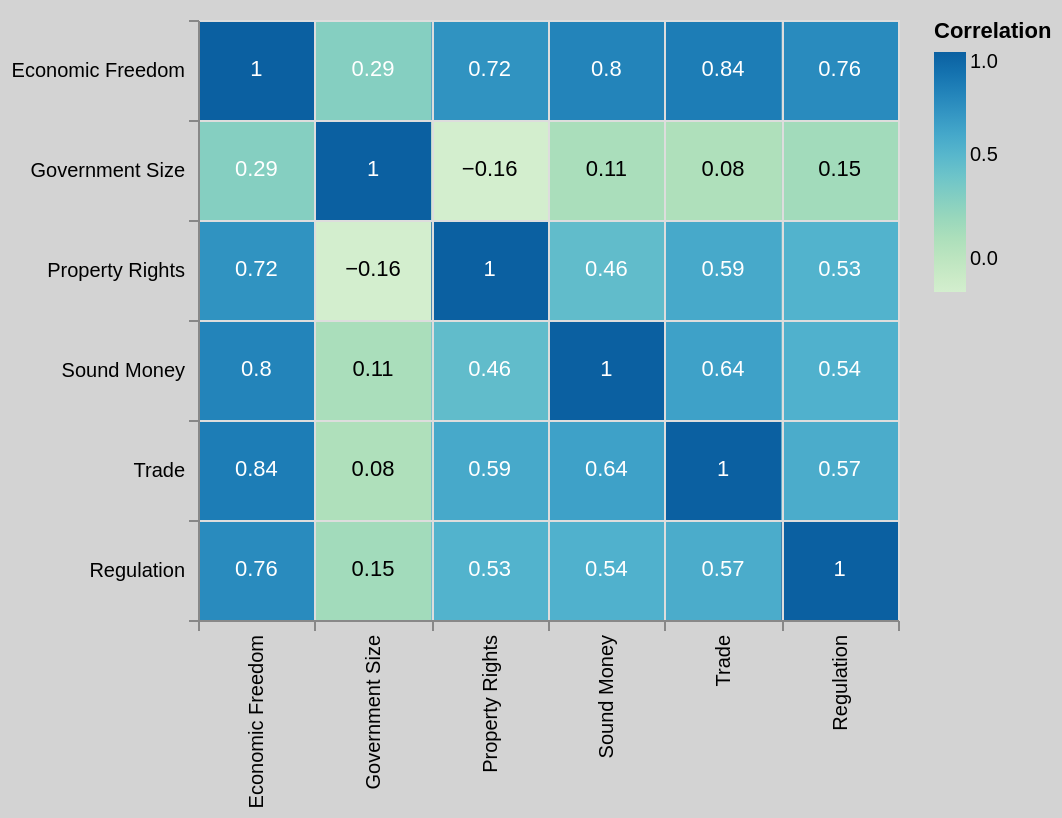

Vega-Lite specification stored for this chart:
### Vega-Lite specification from a JSON file in a GitHub repository (floating-point values rounded to 4 significant figures)
{"$schema": "https://vega.github.io/schema/vega-lite/v5.json", "width": 350, "height": 300, "background": "lightgrey", "data": {"values": [{"fst_factor": "Economic Freedom", "scnd_factor": "Economic Freedom", "correlation": 1.0}, {"fst_factor": "Economic Freedom", "scnd_factor": "Government Size", "correlation": 0.29}, {"fst_factor": "Economic Freedom", "scnd_factor": "Property Rights", "correlation": 0.72}, {"fst_factor": "Economic Freedom", "scnd_factor": "Sound Money", "correlation": 0.8}, {"fst_factor": "Economic Freedom", "scnd_factor": "Trade", "correlation": 0.84}, {"fst_factor": "Economic Freedom", "scnd_factor": "Regulation", "correlation": 0.76}, {"fst_factor": "Government Size", "scnd_factor": "Economic Freedom", "correlation": 0.29}, {"fst_factor": "Government Size", "scnd_factor": "Government Size", "correlation": 1.0}, {"fst_factor": "Government Size", "scnd_factor": "Property Rights", "correlation": -0.16}, {"fst_factor": "Government Size", "scnd_factor": "Sound Money", "correlation": 0.11}, {"fst_factor": "Government Size", "scnd_factor": "Trade", "correlation": 0.08}, {"fst_factor": "Government Size", "scnd_factor": "Regulation", "correlation": 0.15}, {"fst_factor": "Property Rights", "scnd_factor": "Economic Freedom", "correlation": 0.72}, {"fst_factor": "Property Rights", "scnd_factor": "Government Size", "correlation": -0.16}, {"fst_factor": "Property Rights", "scnd_factor": "Property Rights", "correlation": 1.0}, {"fst_factor": "Property Rights", "scnd_factor": "Sound Money", "correlation": 0.46}, {"fst_factor": "Property Rights", "scnd_factor": "Trade", "correlation": 0.59}, {"fst_factor": "Property Rights", "scnd_factor": "Regulation", "correlation": 0.53}, {"fst_factor": "Sound Money", "scnd_factor": "Economic Freedom", "correlation": 0.8}, {"fst_factor": "Sound Money", "scnd_factor": "Government Size", "correlation": 0.11}, {"fst_factor": "Sound Money", "scnd_factor": "Property Rights", "correlation": 0.46}, {"fst_factor": "Sound Money", "scnd_factor": "Sound Money", "correlation": 1.0}, {"fst_factor": "Sound Money", "scnd_factor": "Trade", "correlation": 0.64}, {"fst_factor": "Sound Money", "scnd_factor": "Regulation", "correlation": 0.54}, {"fst_factor": "Trade", "scnd_factor": "Economic Freedom", "correlation": 0.84}, {"fst_factor": "Trade", "scnd_factor": "Government Size", "correlation": 0.08}, {"fst_factor": "Trade", "scnd_factor": "Property Rights", "correlation": 0.59}, {"fst_factor": "Trade", "scnd_factor": "Sound Money", "correlation": 0.64}, {"fst_factor": "Trade", "scnd_factor": "Trade", "correlation": 1.0}, {"fst_factor": "Trade", "scnd_factor": "Regulation", "correlation": 0.57}, {"fst_factor": "Regulation", "scnd_factor": "Economic Freedom", "correlation": 0.76}, {"fst_factor": "Regulation", "scnd_factor": "Government Size", "correlation": 0.15}, {"fst_factor": "Regulation", "scnd_factor": "Property Rights", "correlation": 0.53}, {"fst_factor": "Regulation", "scnd_factor": "Sound Money", "correlation": 0.54}, {"fst_factor": "Regulation", "scnd_factor": "Trade", "correlation": 0.57}, {"fst_factor": "Regulation", "scnd_factor": "Regulation", "correlation": 1.0}]}, "encoding": {"x": {"field": "fst_factor", "title": null, "type": "nominal", "sort": ["Economic Freedom", "Government Size", "Property Rights", "Sound Money", "Trade", "Regulation"]}, "y": {"field": "scnd_factor", "title": null, "type": "nominal", "sort": ["Economic Freedom", "Government Size", "Property Rights", "Sound Money", "Trade", "Regulation"]}}, "layer": [{"mark": "rect", "encoding": {"color": {"field": "correlation", "type": "quantitative", "title": "Correlation", "scale": {"scheme": "greenblue"}, "legend": {"direction": "vertical", "gradientLength": 120}}}}, {"mark": "text", "encoding": {"text": {"field": "correlation", "type": "quantitative"}, "color": {"condition": {"test": "datum['correlation'] < 0.2", "value": "black"}, "value": "white"}}}], "config": {"axis": {"grid": true, "tickBand": "extent"}}}
